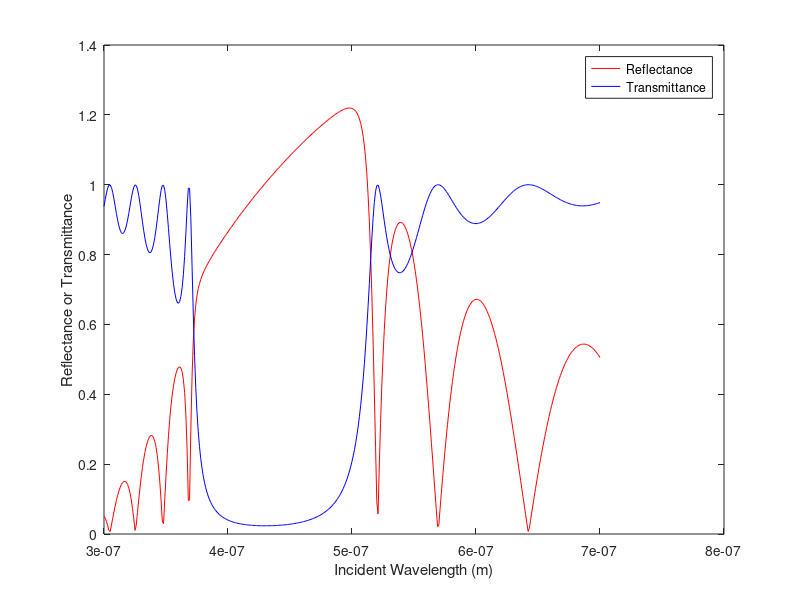

Write the MATLAB code that produced this figure.
%next code is my own verification 
%REFLECTANCE CALCULATION OF BILAYER SOLAR CELL USING TRANSFER MATRIX METHOD 
% original paper link
% https://www.sciencedirect.com/science/article/abs/pii/S0022231324002084
%Fig.4 (b)
clear
clc
degrees = pi/180; 
theta = 17 * degrees;      % elevation angle 
phi = 12 * degrees;        % azimuthal angle 
lamda = (300:1:700) * 1e-9;    % free space wavelength 
k0 = (2 * pi) ./ lamda;
ni = 1.0;                    % incident medium refractive index
Kx = k0 * ni * sin(theta) * cos(phi);
nh = 5;
nl = 3;
N = 10;
dif = nh - nl;
aver = (nh + nl) / 2;
r = dif / (2 * aver);
xh = 0.5 * (10^-6);
xl = 0.25E-6;
alphah = Kx * xh;
alphal = Kx * xl;
alpha = alphah + alphal;
delalpha = alphah - alphal;
G = (-2 * r * sin(alphah) * 1i) ./ (1 - r^2);
cg = conj(G);
F = (exp(alpha * 1i) - r * r .* exp(delalpha * 1i)) ./ (1 - r^2);
fr = real(F);
fi = imag(F);
apsi = acosh(-fr);

% Preallocate R and T arrays for efficiency
R = zeros(1, length(lamda));
T = zeros(1, length(lamda));

% Loop through each wavelength
for idx = 1:length(lamda)
    % Calculating the transfer matrix elements for each wavelength
    M = [0 0; 0 0]; % Initialize a 2x2 matrix
    
    M(1,1) = cosh(N * apsi(idx)) - sinh(N * apsi(idx)) * (fi(idx) / sqrt((fr(idx)^2) - 1)) * 1i;
    M(1,2) = -sinh(N * apsi(idx)) * (cg(idx) / sqrt((fr(idx)^2) - 1));
    M(2,1) = -sinh(N * apsi(idx)) * (G(idx) / sqrt((fr(idx)^2) - 1));
    M(2,2) = cosh(N * apsi(idx)) + sinh(N * apsi(idx)) * (fi(idx) / sqrt((fr(idx)^2) - 1)) * 1i; 

    % Calculating reflectance and transmittance
    R(idx) = abs(M(2,1) / M(1,1));
    T(idx) = abs(1 / M(1,1));
end

% Plot the results
plot(lamda, R, 'r', lamda, T, 'b');
xlabel('Incident Wavelength (m)');
ylabel('Reflectance or Transmittance');
legend('Reflectance', 'Transmittance');
